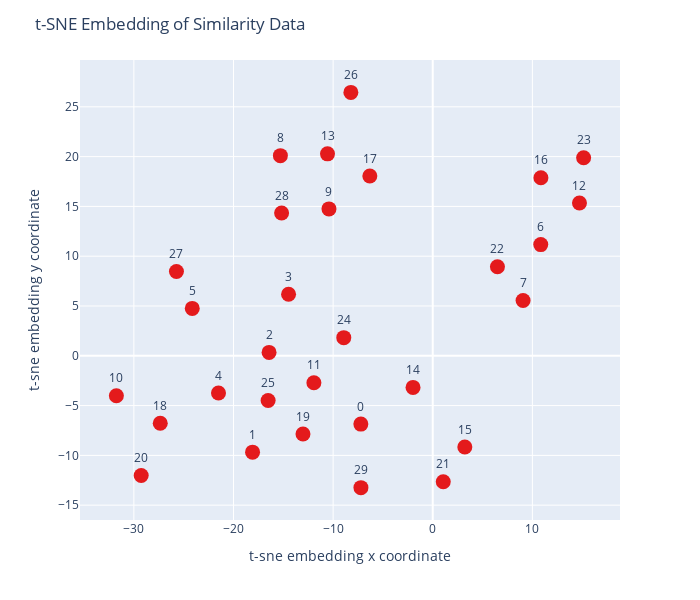

The notebook cell saved with this chart:
### Code cell
tsnedf = pipeline.embedding_coordinates_table
tsnedf["k-medoid cluster"] = pipeline.assignment_table["set_id"]
tsnedf["ordered_index"] = ordered_index
fig = px.scatter(
  tsnedf, x="x", y="y", text="ordered_index",
  color_discrete_sequence=px.colors.qualitative.Set1
)
fig.update_traces(textposition='top center')
fig.update_layout(
  height=600, 
  width =700, 
  title_text='t-SNE Embedding of Similarity Data',
  xaxis_title = "t-sne embedding x coordinate",
  yaxis_title = "t-sne embedding y coordinate")
fig.update_traces(marker={'size': 15})
fig.show()

### Figure 1 — Plotly figure (JSON) as saved in the notebook; plotly's stock layout.template omitted (floating-point values rounded to 4 significant figures)
{"data": [{"hovertemplate": "x=%{x}<br>y=%{y}<br>ordered_index=%{text}<extra></extra>", "legendgroup": "", "marker": {"color": "rgb(228,26,28)", "size": 15, "symbol": "circle"}, "mode": "markers+text", "name": "", "orientation": "v", "showlegend": false, "text": ["16", "24", "1", "7", "2", "25", "5", "4", "26", "21", "6", "17", "9", "23", "28", "20", "3", "27", "10", "13", "29", "0", "8", "15", "18", "11", "19", "22", "14", "12"], "textposition": "top center", "type": "scatter", "x": [10.86, -8.931, -18.09, 9.067, -16.43, -16.52, -24.14, -21.51, -8.218, 1.055, 10.84, -6.314, -10.42, 15.14, -15.17, -29.27, -14.47, -25.73, -31.76, -10.56, -7.208, -7.216, -15.29, 3.22, -27.35, -11.93, -13.03, 6.494, -1.979, 14.73], "xaxis": "x", "y": [17.87, 1.819, -9.677, 5.546, 0.3425, -4.482, 4.757, -3.737, 26.45, -12.64, 11.16, 18.05, 14.75, 19.88, 14.34, -12.02, 6.179, 8.463, -4.006, 20.28, -13.24, -6.861, 20.1, -9.157, -6.768, -2.701, -7.855, 8.941, -3.176, 15.35], "yaxis": "y"}], "layout": {"height": 600, "legend": {"tracegroupgap": 0}, "margin": {"t": 60}, "title": {"text": "t-SNE Embedding of Similarity Data"}, "width": 700, "xaxis": {"anchor": "y", "domain": [0, 1], "title": {"text": "t-sne embedding x coordinate"}}, "yaxis": {"anchor": "x", "domain": [0, 1], "title": {"text": "t-sne embedding y coordinate"}}}}
